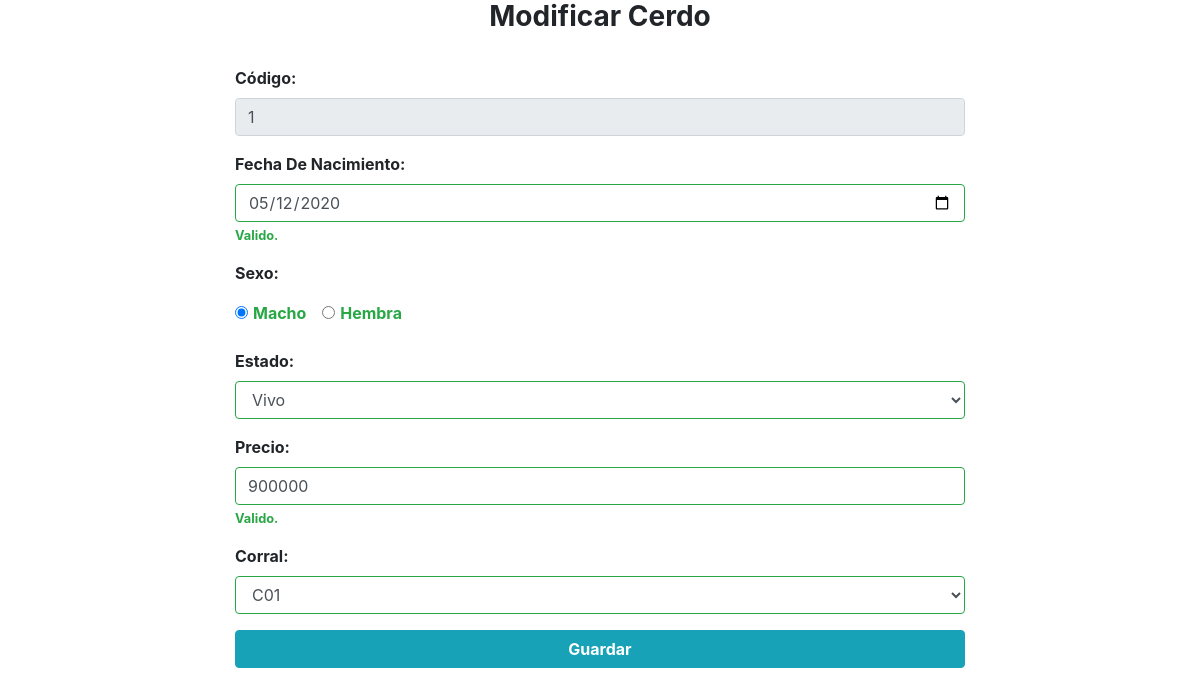
The app's page /vistas/cerdoModificar.php?codigo=1 (signed in) with its own data.
### tables this page shows
CREATE TABLE `cerdo` (
  `codcerdo` int(11) NOT NULL DEFAULT 0,
  `fechanacimiento` date NOT NULL,
  `sexo` varchar(10) NOT NULL,
  `estado` varchar(50) NOT NULL DEFAULT '',
  `precio` decimal(10,0) NOT NULL,
  `codcorral` varchar(10) NOT NULL,
  PRIMARY KEY (`codcerdo`),
  KEY `FK_cerdo_corral` (`codcorral`),
  CONSTRAINT `FK_cerdo_corral` FOREIGN KEY (`codcorral`) REFERENCES `corral` (`codcorral`) ON DELETE CASCADE ON UPDATE CASCADE
);

CREATE TABLE `corral` (
  `codcorral` varchar(10) NOT NULL,
  `nombre` varchar(20) NOT NULL,
  `capacidad` int(11) NOT NULL,
  `codmodulo` varchar(5) NOT NULL,
  PRIMARY KEY (`codcorral`),
  KEY `FK_corral_modulo` (`codmodulo`),
  CONSTRAINT `FK_corral_modulo` FOREIGN KEY (`codmodulo`) REFERENCES `modulo` (`codmodulo`) ON DELETE CASCADE ON UPDATE CASCADE
);

### conexion/Db.php (called while the page is built)
<?php
class Db {
    public static function conectar() {
        $pdo = new PDO('mysql:host=localhost;dbname=granja;charset=utf8','root','');
        $pdo->setAttribute(PDO::ATTR_ERRMODE, PDO::ERRMODE_EXCEPTION);
        return $pdo;
    }
}

### controlador/CerdoControl.php (called while the page is built, shortened)
<?php
require_once '../controlador/CorralControl.php';
require_once '../modelo/Cerdo.php';
class CerdoControl {
  public function __construct() {
    require_once '../conexion/DB.php';
    try {
      $this->pdo = DB::conectar();
    } catch (Exception $ex) {
      die($ex->getMessage());
    }
  }
  public function obtenerPorId($codcerdo) {
      $corralControl = new CorralControl();
    try {
      $sql = "select * from cerdo where codcerdo = ?";
      $prep = $this->pdo->prepare($sql);
      $prep->execute(array($codcerdo));
      $cerd = $prep->fetch(PDO::FETCH_OBJ);
      $cerdo = new Cerdo();
      $cerdo->setCodcerdo($cerd->codcerdo);
      $cerdo->setFechanac($cerd->fechanacimiento);
      $cerdo->setSexo($cerd->sexo);
      $cerdo->setEstado($cerd->estado);
      $cerdo->setPrecio($cerd->precio);
      $cerdo->setCodcorral($cerd->codcorral);
      $cerdo->setCorral($corralControl->obtenerPorCodigo($cerd->codcorral));
      return $cerdo;
    } catch (Exception $ex) {
      die($ex->getMessage());
    }
  }
}
?>

### controlador/CorralControl.php (called while the page is built, shortened)
<?php
require_once '../controlador/ModuloControl.php';
require_once '../modelo/Corral.php';
class CorralControl {
  function __construct() {
    require_once '../conexion/Db.php';
    try {
      $this->pdo = Db::conectar();
    } catch (Exception $ex) {
      die($ex->getMessage());
    }
  }
  public function obtenerTodos() {
    $moduloControl = new ModuloControl();
    try {
      $sql = "select * from corral";
      $prep = $this->pdo->prepare($sql);
      $prep->execute();
      $corrales = [];
      foreach($prep->fetchAll(PDO::FETCH_OBJ) as $corr){
        $corral = new Corral();
        $corral->setCodcorral($corr->codcorral);
        $corral->setNombre($corr->nombre);
        $corral->setCapacidad($corr->capacidad);
        $corral->setCodmodulo($corr->codmodulo);
        $corral->setModulo($moduloControl->obtenerPorId($corr->codmodulo));
        array_push($corrales, $corral);
      }
      return $corrales;
    } catch (Exception $ex) {
      echo 'Corrales No encontrados';
      die($ex->getMessage());
    }
  }
  public function obtenerPorCodigo($codcorral) {
    $moduloControl = new ModuloControl();
    try {
      $sql = "select * from corral where codcorral = ?";
      $prep = $this->pdo->prepare($sql);
      $prep->execute(array($codcorral));
      $cor = $prep->fetch(PDO::FETCH_OBJ);
      if($cor != null){
      $corral = new Corral();
      $corral->setCodcorral($cor->codcorral);
      $corral->setNombre($cor->nombre);
      $corral->setCapacidad($cor->capacidad);
      $corral->setCodmodulo($cor->codmodulo);
      $corral->setModulo($moduloControl->obtenerPorId($cor->codmodulo));
      return $corral;
      }
    } catch (Exception $ex) {
      die($ex->getMessage());
    }
  }
}

### controlador/ModuloControl.php (called while the page is built, shortened)
<?php
    require_once '../controlador/AreaControl.php';
    class ModuloControl{
        public function __construct()
        {
            require_once '../conexion/DB.php';
            try{
                $this->pdo = DB::conectar();
            }catch (Exception $ex){
                die($ex->getMessage());
            }
    }
      public function obtenerPorId($codModulo) {
        $areaControl = new AreaControl();
      try {
        $sql = "select * from modulo where codmodulo = ?";
        $prep = $this->pdo->prepare($sql);
        $prep->execute(array($codModulo));
        $mod = $prep->fetch(PDO::FETCH_OBJ);
        if($mod!=null){
        $modulo = new Modulo();
        $modulo->setCodModulo($mod->codmodulo);
        $modulo->setNombre($mod->nombre);
        $modulo->setCapacidad($mod->capacidad);
        $modulo->setCodArea($mod->codarea);
        $modulo->setArea($areaControl->obtenerPorId($mod->codarea));
        return $modulo;
        }else{
        }
      } catch (Exception $ex) {
        die($ex->getMessage());
      }
    }
}
?>

### controlador/AreaControl.php (called while the page is built, shortened)
<?php
class AreaControl
{
    public function __construct()
    {
        require_once '../conexion/DB.php';
        try {
            $this->pdo = DB::conectar();
        } catch (Exception $ex) {
            die($ex->getMessage());
        }
    }
    public function obtenerPorId($codArea){
        try {
            $sql = "select * from area where codarea = ?";
            $prep = $this->pdo->prepare($sql);
            $prep->execute(array($codArea));
            $ar = $prep->fetch(PDO::FETCH_OBJ);
            $area = new Area();
            $area->setCodArea($ar->codarea);
            $area->setNombre($ar->nombre);
            $area->setDescripcion($ar->descripcion);
            return $area;
        } catch (Exception $ex) {
            die($ex->getMessage());
        }
    }
}

### modelo/Cerdo.php (called while the page is built, shortened)
<?php
Class Cerdo{
    private $codcerdo;
    private $fechanac;
    private $sexo;
    private $estado;
    private $precio;
    private $codcorral;
    function getCodcerdo(){
        return $this->codcerdo;
    }
    function getFechanac(){
        return $this->fechanac;
    }
    function getSexo(){
        return $this->sexo;
    }
    function getEstado(){
        return $this->estado;
    }
    function getPrecio(){
        return $this->precio;
    }
    function getCodcorral(){
        return $this->codcorral;
    }
    function setCodcerdo($codcerdo){
        $this->codcerdo = $codcerdo;
    }
    function setFechanac($fechanac){
        $this->fechanac = $fechanac;
    }
    function setSexo($sexo){
        $this->sexo = $sexo;
    }
    function setEstado($estado){
        $this->estado = $estado;
    }
    function setPrecio($precio){
        $this->precio = $precio;
    }
    function setCodcorral($codcorral){
        $this->codcorral = $codcorral;
    }
}
?>

### modelo/Corral.php (called while the page is built, shortened)
<?php
class Corral{
    private $codcorral;
    private $nombre;
    function getCodcorral(){
        return $this->codcorral;
    }
    function getNombre(){
        return $this->nombre;
    }
    function setCodcorral($codcorral){
        $this->codcorral = $codcorral;
    }
    function setNombre($nombre){
        $this->nombre = $nombre;
    }
}
?>

### vistas/cerdoModificar.php (the view, shortened to what this page needs)
<?php
    require_once '../controlador/CerdoControl.php';
    $cerdoControl = new CerdoControl();
    $cerdo = $cerdoControl->obtenerPorId($_REQUEST['codigo']);
    require_once '../controlador/CorralControl.php';
    $corralControl = new Corralcontrol();
?>
<!doctype html>
<html lang="en">
<head>
    <link rel="stylesheet" href="../css/bootstrap.min.css">
</head>
<body>
    <div class="container">
        <div class="row justify-content-center row-background">
            <div class="col-xs-12 col-sm-6 col-md-8 col-lg-6 col-xl-8">
                <form action="../funciones/modificarCerdo.php" method="POST" class="font-weight-bold was-validated">
                    <div class="form group text-center ">
                        <h3 class="font-weight-bold">Modificar Cerdo</h3><br>
                    </div>
                    <div class="form-group">
                        <label for="codigo">Código:</label>
                        <input type="text" class="form-control" id="codigo" name="codigo" readonly placeholder="Ingrese Código"
                            required value="<?php echo $cerdo->getCodcerdo();?>">
                    </div>
                    <div class="form-group">
                        <label for="fechanacimiento">Fecha De Nacimiento:</label>
                        <input type="date" class="form-control" id="fechanacimiento" name="fechanacimiento"
                            placeholder="Ingrese la fecha" required value="<?php echo $cerdo->getFechanac(); ?>">
                        <div class="valid-feedback">Valido.</div>
                    </div>
                    <p>Sexo:</p>
                    <div class="form-check-inline">
                        <input class="form-check-input" type="radio" name="sexo" id="macho"
                            value="macho"<?php echo ($cerdo->getSexo() == "macho" ? "checked" : ""); ?>>
                        <label class="form-check-label" for="macho">
                            Macho
                        </label>
                    </div>
                    <div class="form-check-inline">
                        <input class="form-check-input" type="radio" name="sexo" id="hembra"
                            value="hembra"
                            <?php echo ($cerdo->getSexo() == "hembra" ? "checked" : ""); ?>>
                        <label class="form-check-label" for="hembra">
                            Hembra
                        </label>
                    </div><br><br>
                    <div class="form-group">
                        <label for="estado">Estado:</label>
                        <select class="form-control" id="estado" name="estado" value="">
                            <option value="vivo"
                                <?php echo ($cerdo->getEstado() == "vivo" ? "selected" : "")?>>Vivo</option>
                        </select>
                    </div>
                    <div class="form-group">
                        <label for="precio">Precio:</label>
                        <input type="number" class="form-control" id="precio" name="precio"
                            placeholder="Ingrese el precio" required value="<?php echo $cerdo->getPrecio(); ?>">
                        <div class="valid-feedback">Valido.</div>
                    </div>
                    <div class="form-group">
                        <label for="corral">Corral:</label>
                        <select class="form-control" id="corral" name="corral" value="">
                            <?php foreach ($corralControl->obtenerTodos() as $cor) { ?>
                            <option value="<?php echo $cor->getCodcorral(); ?>"
                                <?php echo ($cerdo->getCodcorral() == $cor->getCodcorral() ? "selected" : "")?>>
                                <?php echo $cor->getNombre(); ?>
                            </option>
                            <?php }?>
                        </select>
                    </div>
                    <button type="submit" class="btn btn-info btn btn-block font-weight-bold"
                        value="guardar">Guardar</button>
                </form>
            </div>
        </div>
    </div>
</body>
</html>

### records on screen
cerdo: codigo "1", fechanacimiento "05/12/2020", sexo "☑ Macho", sexo "☐ Hembra", estado "Vivo", precio "900000", corral "C01"
